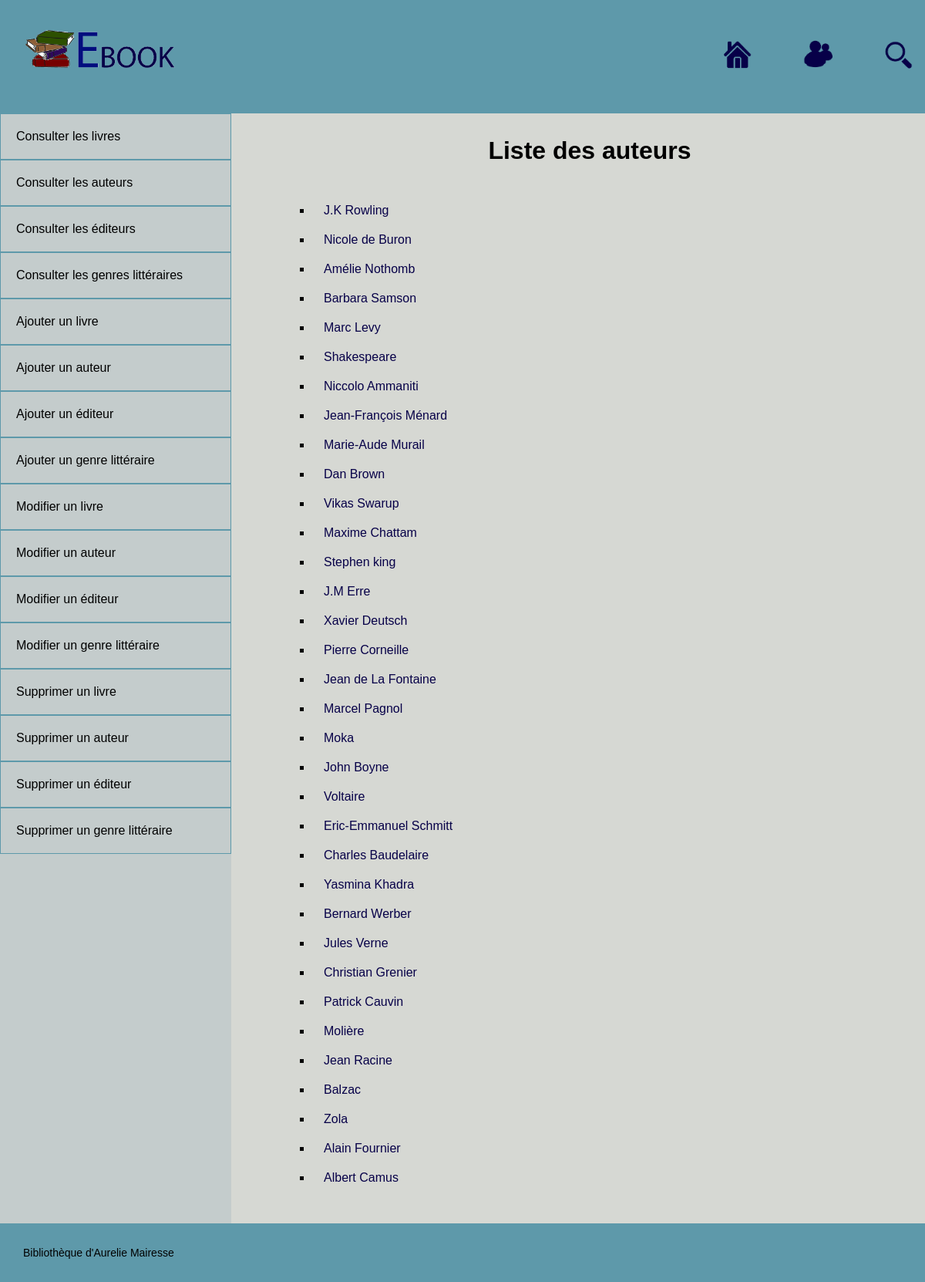
The app's page /index.php?a=index&e=authors with its own data.
### tables this page shows
CREATE TABLE IF NOT EXISTS `authors` (
  `id` int(11) unsigned NOT NULL AUTO_INCREMENT,
  `name` varchar(255) NOT NULL,
  `birth_date` date DEFAULT NULL,
  `death_date` date DEFAULT NULL,
  `nationality_id` int(10) unsigned DEFAULT NULL,
  `bio` text,
  `photo` varchar(255) DEFAULT NULL,
  `created_at` timestamp NOT NULL DEFAULT CURRENT_TIMESTAMP,
  `updated_at` timestamp NULL DEFAULT NULL,
  PRIMARY KEY (`id`),
  KEY `nationality_id` (`nationality_id`)
);

### index.php (called while the page is built, shortened)
<?php
$a = isset($_REQUEST["a"]) ? $_REQUEST["a"] : "index";
$controller = new $controllerName();
$datas = call_user_func([$controller, $a]);
include("views/view.php");

### models/Model.php (called while the page is built, shortened)
<?php
class Model{
		protected $table = "";
		protected $cn = null;
		public function __construct(){
			$dbConfig = parse_ini_file("db.ini");
			$PDOOptions = [
					\PDO::ATTR_DEFAULT_FETCH_MODE => \PDO::FETCH_OBJ,
					\PDO::ATTR_ERRMODE => \PDO::ERRMODE_EXCEPTION
			];
			try{
				$dsn = sprintf("%s:host=%s;dbname=%s", $dbConfig["driver"], $dbConfig["host"], $dbConfig["dbname"]);
				$this->cn = new \PDO($dsn, $dbConfig["username"], $dbConfig["password"], $PDOOptions);
				$this->cn->query("SET CHARACTER SET UTF8");
				$this->cn->query("SET NAMES UTF8");
			}catch(\PDOException $e){
				die($e->getMessage());
			}
		}
		public function all(){
			$sql = "SELECT * FROM $this->table";
			$pdoStmt = $this->cn->query($sql);
			return $pdoStmt->fetchAll();
		}
}

### controllers/AuthorsController.php (called while the page is built, shortened)
<?php
class AuthorsController{
	private $authors_model = null;
	public function __construct(){
		$this->authors_model = new Authors();
	}
	public function index(){
		$data["authors"] = $this->authors_model->all();
		$data["view"] = "views/indexAuthors.php";
		return $data;
	}
}

### views/indexAuthors.php (the view)
<div class="navList">
	<h1> Liste des auteurs </h1>
	<ul>
		<?php foreach($datas["authors"] as $author): ?>
			<li> <a href="index.php?a=show&e=authors&id=<?php echo $author->id; ?>&with=books,editors,types">
				<?php echo $author->name; ?> </a> </li>
		<?php endforeach; ?>
	</ul>
</div>

### css/screen.css (style rules this page uses)
* { margin: 0; padding:0; }
html { background-color: #BCC1B2; }
body { margin: 0 auto; width : 1230px; font-family: "Century Gothic",CenturyGothic,AppleGothic,sans-serif; font-size: 16px; box-shadow: 0px 0px 7px rgba(0,0,0,0.7); }
h1 { text-align: center; padding-bottom: 50px; }
.navList ul { padding-left: 75px; }
.navList li { list-style-type: square; padding-bottom: 20px; padding-left: 15px; }
.navList a { text-decoration: none; color : #070048; }

### records on screen
authors: name "J.K Rowling"
authors: name "Nicole de Buron"
authors: name "Amélie Nothomb"
authors: name "Barbara Samson"
authors: name "Marc Levy"
authors: name "Shakespeare"
authors: name "Niccolo Ammaniti"
authors: name "Jean-François Ménard"
authors: name "Marie-Aude Murail"
authors: name "Dan Brown"
authors: name "Vikas Swarup"
authors: name "Maxime Chattam"
authors: name "Stephen king"
authors: name "J.M Erre"
authors: name "Xavier Deutsch"
authors: name "Pierre Corneille"
authors: name "Jean de La Fontaine"
authors: name "Marcel Pagnol"
authors: name "Moka"
authors: name "John Boyne"
authors: name "Voltaire"
authors: name "Eric-Emmanuel Schmitt"
authors: name "Charles Baudelaire"
authors: name "Yasmina Khadra"
authors: name "Bernard Werber"
authors: name "Jules Verne"
authors: name "Christian Grenier"
authors: name "Patrick Cauvin"
authors: name "Molière"
authors: name "Jean Racine"
authors: name "Balzac"
authors: name "Zola"
authors: name "Alain Fournier"
authors: name "Albert Camus"
